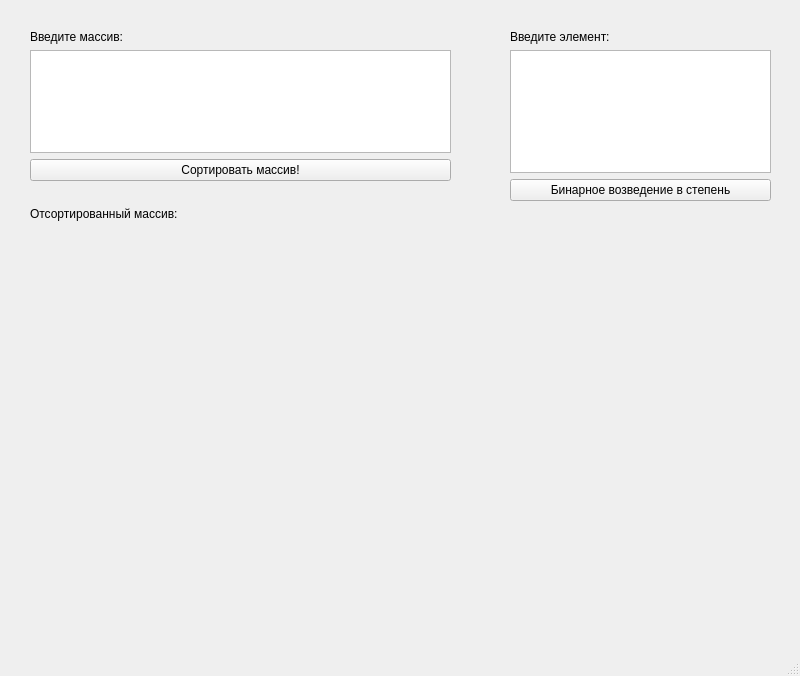
<?xml version="1.0" encoding="UTF-8"?>
<ui version="4.0">
 <class>MainWindow</class>
 <widget class="QMainWindow" name="MainWindow">
  <property name="geometry">
   <rect>
    <x>0</x>
    <y>0</y>
    <width>800</width>
    <height>676</height>
   </rect>
  </property>
  <property name="windowTitle">
   <string>MainWindow</string>
  </property>
  <widget class="QWidget" name="centralwidget">
   <widget class="QWidget" name="verticalLayoutWidget">
    <property name="geometry">
     <rect>
      <x>30</x>
      <y>30</y>
      <width>421</width>
      <height>191</height>
     </rect>
    </property>
    <layout class="QVBoxLayout" name="verticalLayout">
     <item>
      <widget class="QLabel" name="label">
       <property name="text">
        <string>Введите массив:</string>
       </property>
      </widget>
     </item>
     <item>
      <widget class="QTextEdit" name="arrayInput"/>
     </item>
     <item>
      <widget class="QPushButton" name="sortButton">
       <property name="text">
        <string>Сортировать массив!</string>
       </property>
      </widget>
     </item>
     <item>
      <widget class="QLabel" name="errorLabel">
       <property name="text">
        <string/>
       </property>
      </widget>
     </item>
     <item>
      <widget class="QLabel" name="label_2">
       <property name="text">
        <string>Отсортированный массив:</string>
       </property>
      </widget>
     </item>
    </layout>
   </widget>
   <widget class="QWidget" name="verticalLayoutWidget_2">
    <property name="geometry">
     <rect>
      <x>510</x>
      <y>30</y>
      <width>261</width>
      <height>191</height>
     </rect>
    </property>
    <layout class="QVBoxLayout" name="verticalLayout_2">
     <item>
      <widget class="QLabel" name="label_3">
       <property name="text">
        <string>Введите элемент:</string>
       </property>
      </widget>
     </item>
     <item>
      <widget class="QTextEdit" name="elementInput"/>
     </item>
     <item>
      <widget class="QPushButton" name="searchButton">
       <property name="text">
        <string>Бинарное возведение в степень</string>
       </property>
      </widget>
     </item>
     <item>
      <widget class="QLabel" name="resultLabel">
       <property name="text">
        <string/>
       </property>
      </widget>
     </item>
    </layout>
   </widget>
   <widget class="QLabel" name="outputLable">
    <property name="geometry">
     <rect>
      <x>30</x>
      <y>250</y>
      <width>419</width>
      <height>381</height>
     </rect>
    </property>
    <property name="text">
     <string/>
    </property>
   </widget>
  </widget>
  <widget class="QMenuBar" name="menubar">
   <property name="geometry">
    <rect>
     <x>0</x>
     <y>0</y>
     <width>800</width>
     <height>23</height>
    </rect>
   </property>
  </widget>
  <widget class="QStatusBar" name="statusbar"/>
 </widget>
 <resources/>
 <connections/>
</ui>
